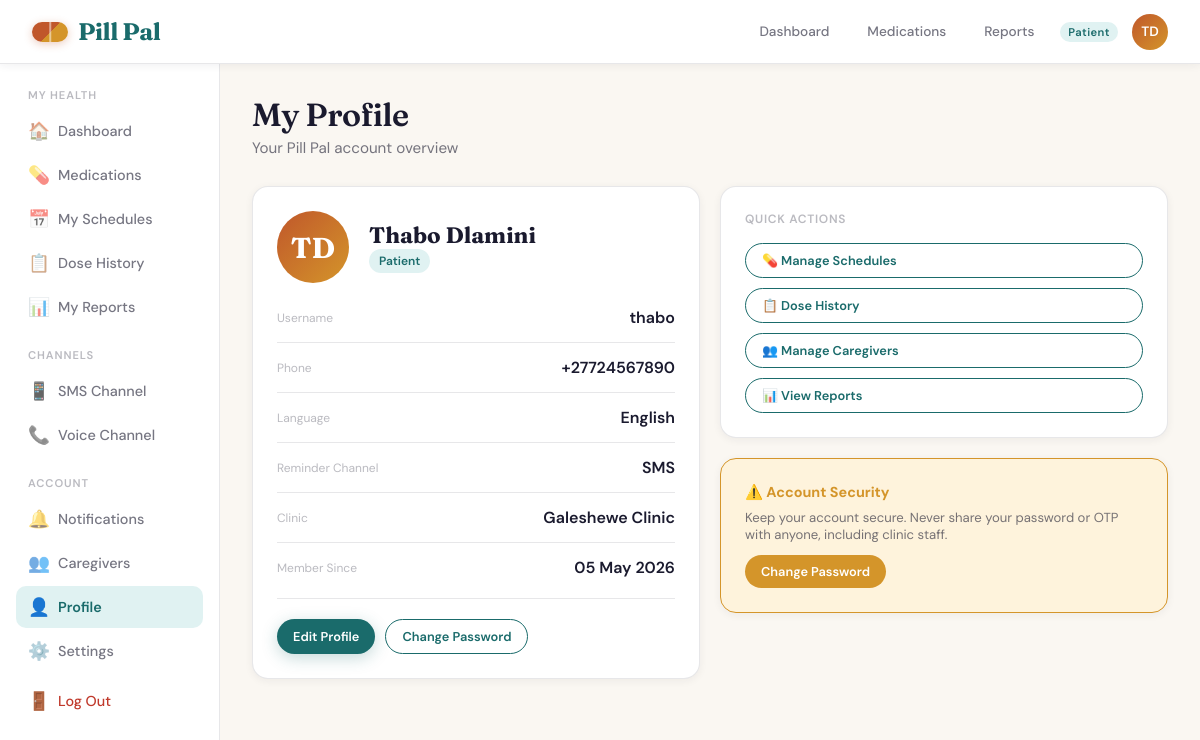
The page /accounts/profile/ (signed in) on the database its author committed.
### accounts/models.py (models this page shows, shortened)
class User(AbstractUser):
    ROLE_CHOICES = [
        ('patient', 'Patient'),
        ('caregiver', 'Caregiver'),
        ('clinic_admin', 'Clinic Admin'),
        ('chw', 'Community Health Worker'),
    ]
    CHANNEL_CHOICES = [
        ('sms', 'SMS'),
        ('voice', 'Voice Call'),
        ('app', 'App Push Notification'),
    ]
    LANGUAGE_CHOICES = [
        ('en', 'English'),
        ('zu', 'isiZulu'),
        ('xh', 'isiXhosa'),
        ('st', 'Sesotho'),
        ('tn', 'Setswana'),
    ]
    role = models.CharField(max_length=20, choices=ROLE_CHOICES, default='patient')
    phone_number = models.CharField(max_length=20, blank=True)
    date_of_birth = models.DateField(null=True, blank=True)
    language_preference = models.CharField(max_length=5, choices=LANGUAGE_CHOICES, default='en')
    channel_preference = models.CharField(max_length=10, choices=CHANNEL_CHOICES, default='sms')
    clinic = models.ForeignKey('core.Clinic', on_delete=models.SET_NULL, null=True, blank=True, related_name='users')
    notif_reminders = models.BooleanField(default=True)
    notif_refill = models.BooleanField(default=True)
    notif_broadcasts = models.BooleanField(default=True)
    notif_weekly = models.BooleanField(default=False)
    notif_caregiver_alerts = models.BooleanField(default=True)
    @property
    def initials(self):
        parts = self.get_full_name().split()
        return ''.join(p[0] for p in parts[:2]).upper() if parts else self.username[:2].upper()

### core/models.py (models this page shows)
class Clinic(models.Model):
    name = models.CharField(max_length=200)
    province = models.CharField(max_length=100)
    district = models.CharField(max_length=100)
    contact_email = models.EmailField(blank=True)
    phone = models.CharField(max_length=20, blank=True)
    def __str__(self):
        return self.name

### accounts/views.py (the view)
# urls.py: path('profile/', views.profile_view, name='profile'),
@login_required
def profile_view(request):
    return render(request, 'core/profile.html', {'profile_user': request.user})

### core/templates/core/profile.html (shortened to what this page needs)
{% extends 'core/base.html' %}
{% block content %}
<div class="page-header">
  <h1>My Profile</h1>
  <p class="subtitle">Your Pill Pal account overview</p>
</div>
<div class="grid-2" style="align-items:start;">
  <div class="card">
    <div style="display:flex;align-items:center;gap:20px;margin-bottom:24px;">
      <div style="width:72px;height:72px;border-radius:50%;background:linear-gradient(135deg,var(--terracotta),var(--ochre));display:flex;align-items:center;justify-content:center;color:white;font-family:'Fraunces',serif;font-size:1.8rem;font-weight:700;">{{ profile_user.initials }}</div>
      <div>
        <div style="font-family:'Fraunces',serif;font-size:1.4rem;font-weight:700;">{{ profile_user.get_full_name|default:profile_user.username }}</div>
        <div><span class="badge badge-teal">{{ profile_user.get_role_display }}</span></div>
      </div>
    </div>
    <div style="display:flex;flex-direction:column;gap:14px;">
      <div class="flex-between"><span class="text-xs">Username</span><span style="font-weight:600;">{{ profile_user.username }}</span></div>
      <div class="divider" style="margin:0;"></div>
      <div class="flex-between"><span class="text-xs">Phone</span><span style="font-weight:600;">{{ profile_user.phone_number|default:"Not set" }}</span></div>
      <div class="divider" style="margin:0;"></div>
      <div class="flex-between"><span class="text-xs">Language</span><span style="font-weight:600;">{{ profile_user.get_language_preference_display }}</span></div>
      <div class="divider" style="margin:0;"></div>
      <div class="flex-between"><span class="text-xs">Reminder Channel</span><span style="font-weight:600;">{{ profile_user.get_channel_preference_display }}</span></div>
      <div class="divider" style="margin:0;"></div>
      <div class="flex-between"><span class="text-xs">Clinic</span><span style="font-weight:600;">{{ profile_user.clinic|default:"Not assigned" }}</span></div>
      <div class="divider" style="margin:0;"></div>
      <div class="flex-between"><span class="text-xs">Member Since</span><span style="font-weight:600;">{{ profile_user.date_joined|date:"d M Y" }}</span></div>
    </div>
    <div class="divider"></div>
    <div style="display:flex;gap:10px;flex-wrap:wrap;">
      <a href="{% url 'settings' %}" class="btn btn-primary btn-sm">Edit Profile</a>
      <a href="{% url 'change_password' %}" class="btn btn-ghost btn-sm">Change Password</a>
    </div>
  </div>
  <div style="display:flex;flex-direction:column;gap:20px;">
    {% if profile_user.role == 'patient' %}
    <div class="card">
      <div class="card-label mb-16">Quick Actions</div>
      <div style="display:flex;flex-direction:column;gap:10px;">
        <a href="{% url 'schedule_list' %}" class="btn btn-ghost btn-sm" style="justify-content:flex-start;">💊 Manage Schedules</a>
        <a href="{% url 'dose_history' %}" class="btn btn-ghost btn-sm" style="justify-content:flex-start;">📋 Dose History</a>
        <a href="{% url 'caregiver_management' %}" class="btn btn-ghost btn-sm" style="justify-content:flex-start;">👥 Manage Caregivers</a>
        <a href="{% url 'reports' %}" class="btn btn-ghost btn-sm" style="justify-content:flex-start;">📊 View Reports</a>
      </div>
    </div>
    {% endif %}
    <div class="card" style="background:var(--amber-light);border-color:var(--amber);">
      <div style="font-weight:700;font-size:.9rem;color:var(--amber);margin-bottom:8px;">⚠️ Account Security</div>
      <p class="text-sm" style="color:var(--ink-60);margin-bottom:12px;">Keep your account secure. Never share your password or OTP with anyone, including clinic staff.</p>
      <a href="{% url 'change_password' %}" class="btn btn-sm" style="background:var(--amber);color:white;">Change Password</a>
    </div>
  </div>
</div>
{% endblock %}

### core/templates/core/base.html (shortened to what this page needs)
<!DOCTYPE html>
<html lang="en">
<head>
{% load static %}
</head>
<body>
{% if user.is_authenticated %}
<header class="topbar">
  <a href="{% url 'landing' %}" class="logo"><span class="logo-pill"></span>Pill Pal</a>
  <div class="topbar-right">
    <a href="{% url 'dashboard' %}" class="nav-link {% if request.resolver_match.url_name == 'dashboard' %}active{% endif %}">Dashboard</a>
    {% if user.role == 'patient' %}
    <a href="{% url 'medications' %}" class="nav-link {% if request.resolver_match.url_name == 'medications' %}active{% endif %}">Medications</a>
    <a href="{% url 'reports' %}" class="nav-link {% if request.resolver_match.url_name == 'reports' %}active{% endif %}">Reports</a>
    {% endif %}
    <span class="role-badge">{{ user.get_role_display }}</span>
    <a href="{% url 'settings' %}" class="avatar" title="{{ user.get_full_name }}">{{ user.initials }}</a>
  </div>
</header>
<div class="app-layout">
  <aside class="sidebar">
    {% if user.role == 'patient' %}
    <div class="nav-section-label">My Health</div>
    <a href="{% url 'dashboard' %}" class="nav-item {% if request.resolver_match.url_name == 'dashboard' %}active{% endif %}"><span class="nav-icon">🏠</span>Dashboard</a>
    <a href="{% url 'medications' %}" class="nav-item {% if request.resolver_match.url_name in 'medications,medication_detail' %}active{% endif %}"><span class="nav-icon">💊</span>Medications</a>
    <a href="{% url 'schedule_list' %}" class="nav-item {% if request.resolver_match.url_name == 'schedule_list' %}active{% endif %}"><span class="nav-icon">📅</span>My Schedules</a>
    <a href="{% url 'dose_history' %}" class="nav-item {% if request.resolver_match.url_name == 'dose_history' %}active{% endif %}"><span class="nav-icon">📋</span>Dose History</a>
    <a href="{% url 'reports' %}" class="nav-item {% if request.resolver_match.url_name == 'reports' %}active{% endif %}"><span class="nav-icon">📊</span>My Reports</a>
    <div class="nav-section-label">Channels</div>
    <a href="{% url 'sms_simulator' %}" class="nav-item {% if request.resolver_match.url_name == 'sms_simulator' %}active{% endif %}"><span class="nav-icon">📱</span>SMS Channel</a>
    <a href="{% url 'voice_channel' %}" class="nav-item {% if request.resolver_match.url_name == 'voice_channel' %}active{% endif %}"><span class="nav-icon">📞</span>Voice Channel</a>
    <div class="nav-section-label">Account</div>
    <a href="{% url 'notifications' %}" class="nav-item {% if request.resolver_match.url_name == 'notifications' %}active{% endif %}"><span class="nav-icon">🔔</span>Notifications</a>
    <a href="{% url 'caregiver_management' %}" class="nav-item {% if request.resolver_match.url_name == 'caregiver_management' %}active{% endif %}"><span class="nav-icon">👥</span>Caregivers</a>
    <a href="{% url 'profile' %}" class="nav-item {% if request.resolver_match.url_name == 'profile' %}active{% endif %}"><span class="nav-icon">👤</span>Profile</a>
    <a href="{% url 'settings' %}" class="nav-item {% if request.resolver_match.url_name == 'settings' %}active{% endif %}"><span class="nav-icon">⚙️</span>Settings</a>
    {% endif %}
    <a href="{% url 'logout' %}" class="nav-item" style="color:var(--red)"><span class="nav-icon">🚪</span>Log Out</a>
  </aside>
  <main class="main-content fade-in">
    {% block content %}{% endblock %}
  </main>
</div>
{% else %}
{% block public_content %}{% endblock %}
{% endif %}
</body>
</html>

### rows shown on the page
User: role "Patient", initials "TD", get_full_name "Thabo Dlamini", username "thabo", phone_number "+27724567890", language_preference "English", channel_preference "SMS", clinic "Galeshewe Clinic", date_joined "05 May 2026"
